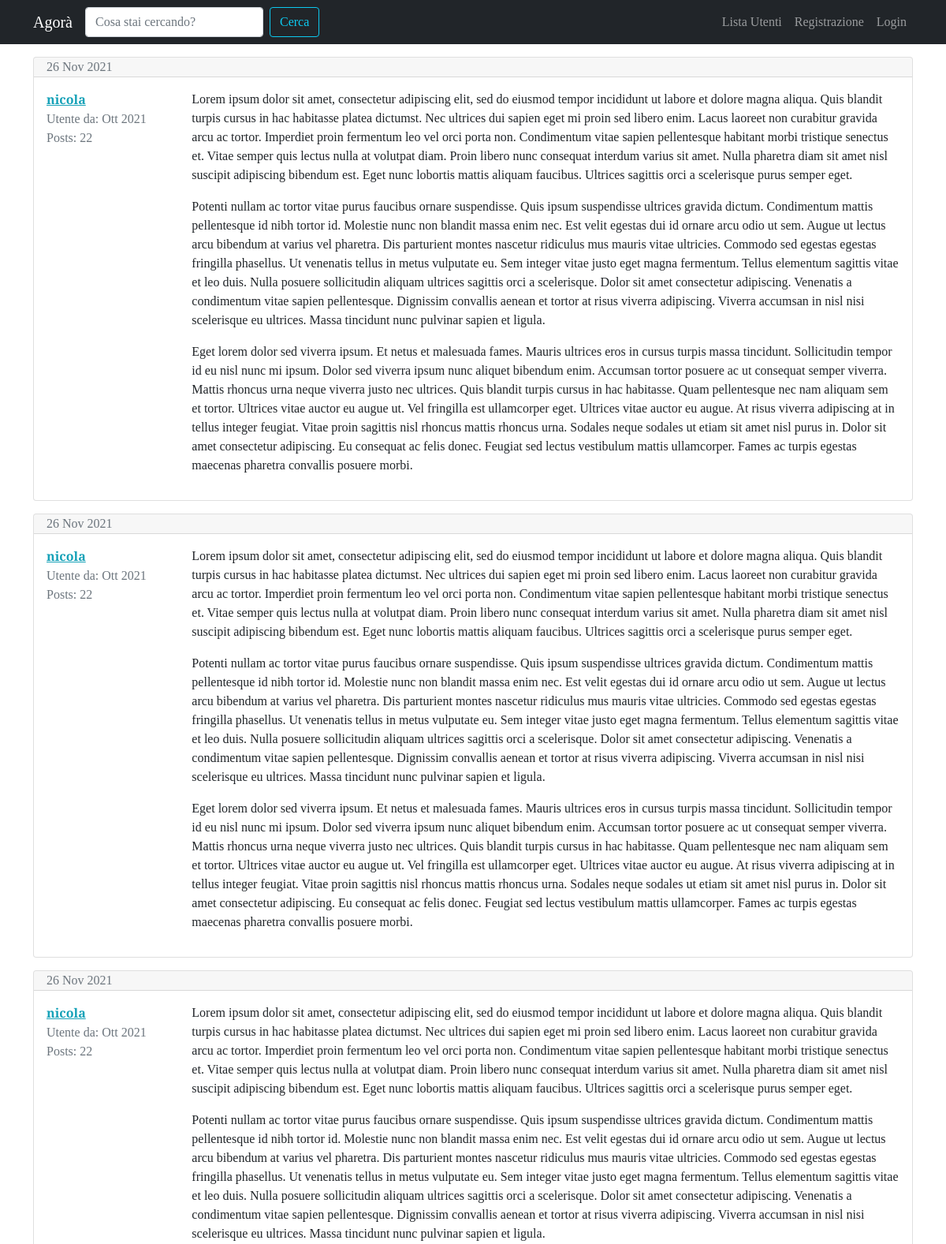
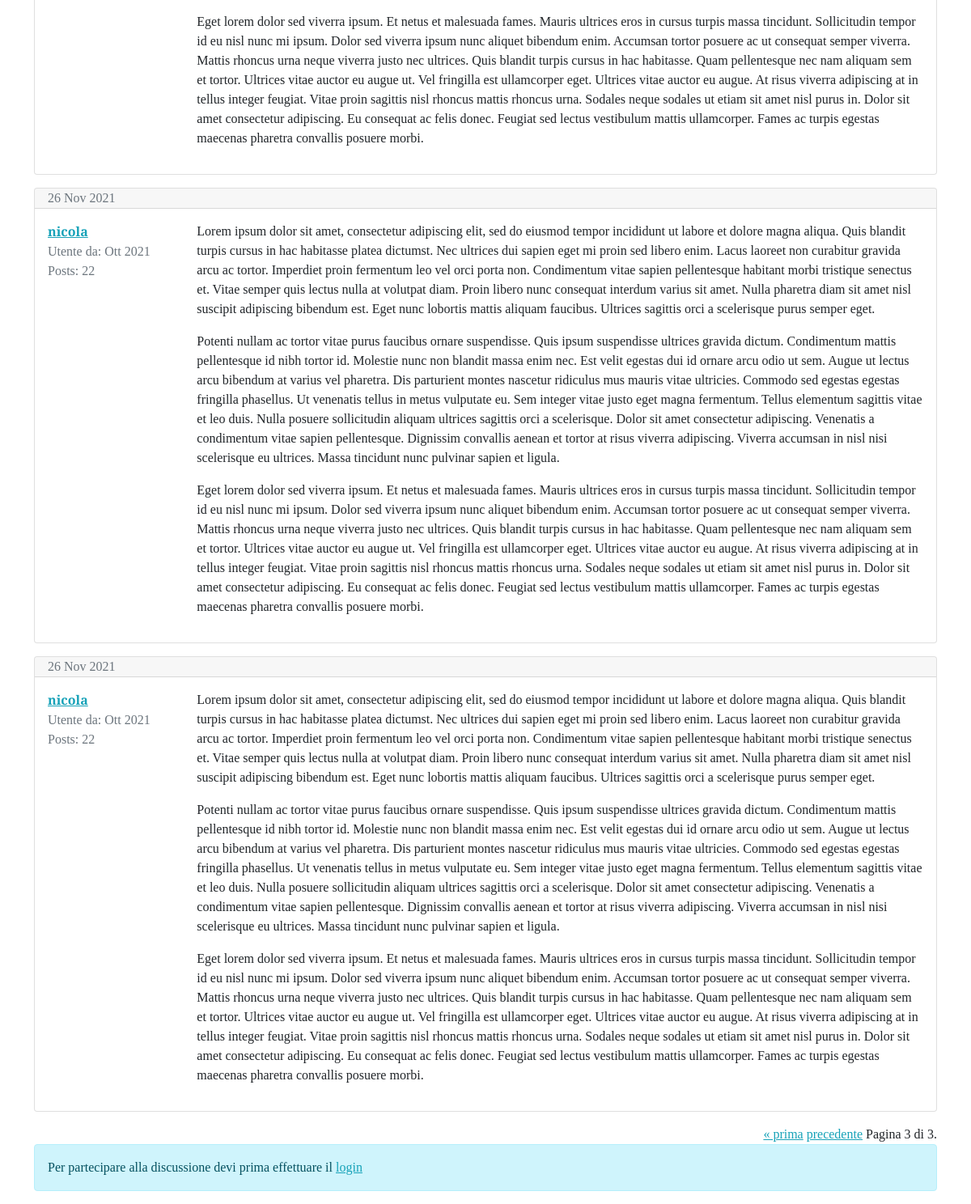
The app's page /forum/discussione/5/?pagina=4, older data (2 pictures, top to bottom).
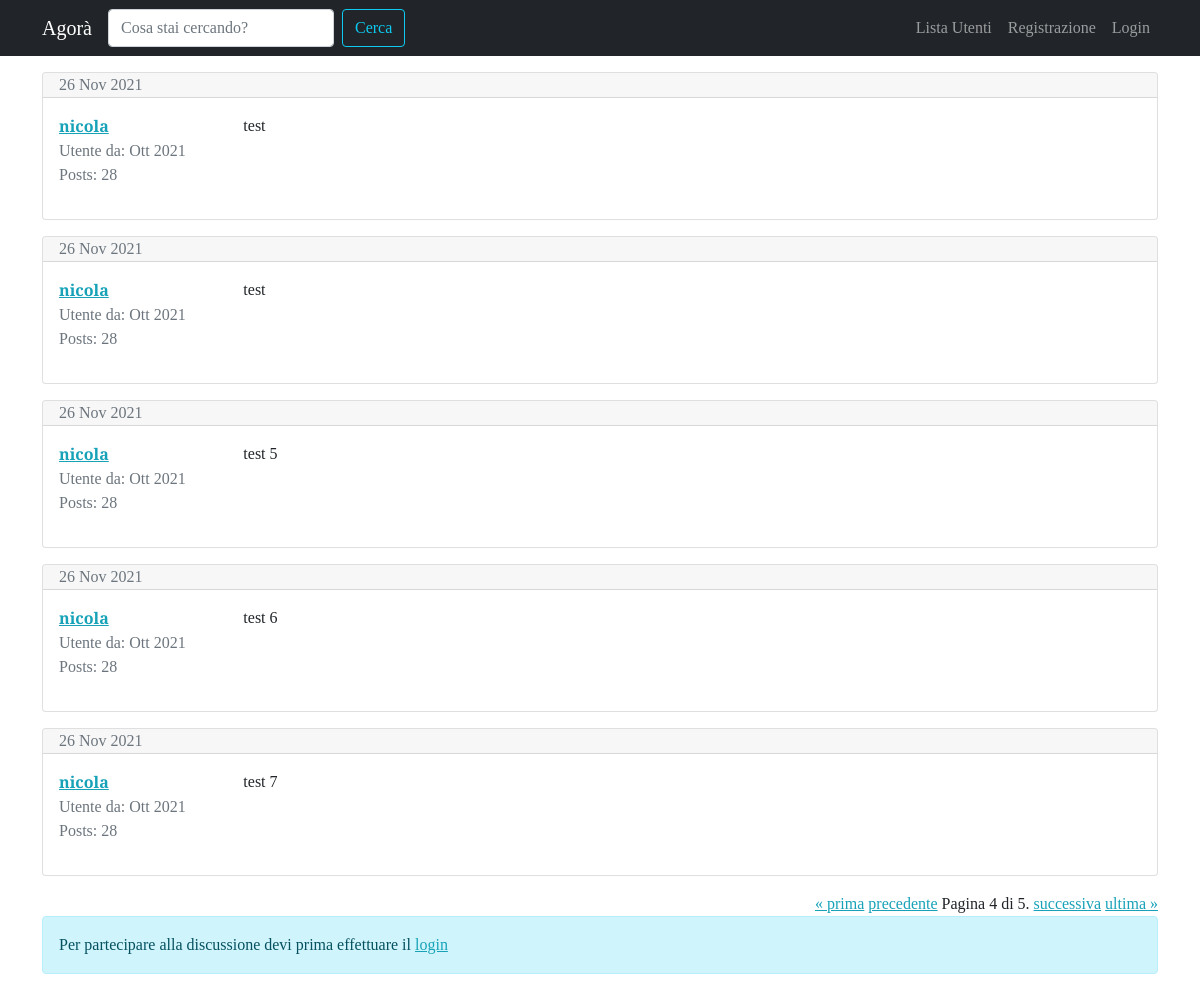
The same page, newer data.
### forum/models.py (models this page shows, shortened)
class Post(models.Model):
    autore_post = models.ForeignKey(User, on_delete=models.CASCADE, related_name='posts')
    contenuto = models.TextField()
    data_creazione = models.DateTimeField(auto_now_add=True)
    discussione = models.ForeignKey(Discussione, on_delete=models.CASCADE)
    class Meta:
        verbose_name = "Post"
        verbose_name_plural = 'Posts'

### forum/views.py (the view)
# urls.py: path('discussione/<int:pk>/', views.visualizza_discussione, name='visualizza_discussione'),
def visualizza_discussione(request, pk):
    discussione = get_object_or_404(Discussione, pk=pk)
    posts_discussione = Post.objects.filter(discussione=discussione)
    paginator = Paginator(posts_discussione, 5)
    page = request.GET.get("pagina")
    posts = paginator.get_page(page)
    form_risposta = PostModelForm()
    context = {'discussione': discussione, 'posts_discussione': posts, "form_risposta": form_risposta}
    return render(request, "forum/singola_discussione.html", context)

### forum/forms.py
class PostModelForm(forms.ModelForm):
    class Meta:
        model = Post
        fields = ["contenuto"]
        widgets = {
            "contenuto": forms.Textarea(attrs={'rows': '5'})
        }
        labels = {"contenuto": "Messaggio"}

### forum/templates/forum/singola_discussione.html (shortened to what this page needs)
{% extends 'base.html' %}
{% load crispy_forms_tags %}
{% block content %}
    {% for post in posts_discussione %}
    <div class="card my-3">
        {% if forloop.first and not "pagina" in request.get_full_path %}
        <div class="card-header pb-0">
            <h3>{{ discussione.titolo }}</h3>
            <p class="text-muted">{{ discussione.data_creazione|date:"D d M Y" }}
            <br>In: {{ discussione.sezione_appartenenza }}</p>
        </div>
        {% else %}
        <div class="card-header py-0">
            <p class="text-muted mb-0">
                {{ post.data_creazione|date:"d M Y" }}
            </p>
        </div>
        {% endif %}
        <div class="card-body">
            <div class="row">
                <div class="col-xl-2 col-4">
                    <p class="mb-0"><a href="{% url 'user_profile' username=post.autore_post.username %}"><strong>{{ post.autore_post }}</strong></a></p>
                    <p class="text-muted mb-0">Utente da: {{ post.autore_post.date_joined|date:"M Y" }}</p>
                    <p class="text-muted">Posts: {{ post.autore_post.posts.count }}</p>
                </div>
                <div class="col-xl-10 col-8">
                    <p class="my-0">{{ post.contenuto|linebreaks }}</p>
                </div>
            </div>
        </div>
    </div>
    {% endfor %}
    <div class="text-end">
        <span class="step-links">
            {% if posts_discussione.has_previous %}
                <a href="?pagina=1">&laquo; prima</a>
                <a href="?pagina={{ posts_discussione.previous_page_number }}">precedente</a>
            {% endif %}
            <span class="current">
                Pagina {{ posts_discussione.number }} di {{ posts_discussione.paginator.num_pages }}.
            </span>
            {% if posts_discussione.has_next %}
                <a href="?pagina={{ posts_discussione.next_page_number }}">successiva</a>
                <a href="?pagina={{ posts_discussione.paginator.num_pages }}">ultima &raquo;</a>
            {% endif %}
        </span>
    </div>
    {% if request.user.is_authenticated %}
        {% include 'forum/form_risposta.html' %}
    {% else %}
        <div class="alert alert-info" role="alert">
            Per partecipare alla discussione devi prima effettuare il <a href="{% url 'login' %}?next={{ request.get_full_path }}">login</a>
        </div>
    {% endif %}
{% endblock content %}

Row changes from the older to the newer data that the page shows:
no longer on this page (row unchanged): Post: data_creazione "26 Nov 2021", autore_post "nicola", autore_post.date_joined "Ott 2021", autore_post.posts.count "22", contenuto "Lorem ipsum dolor sit amet, consectetur adipiscing elit, sed do eiusmod tempor incididunt ut labore et dolore magna aliqua. Quis blandit turpis cursus in hac habitasse platea dictumst. Nec ultrices dui sapien eget mi proin sed libero enim. Lacus laoreet non curabitur gravida arcu ac tortor. Imperdiet proin fermentum leo vel orci porta non. Condimentum vitae sapien pellentesque habitant morbi tristique senectus et. Vitae semper quis lectus nulla at volutpat diam. Proin libero nunc consequat interdum varius sit amet. Nulla pharetra diam sit amet nisl suscipit adipiscing bibendum est. Eget nunc lobortis mattis aliquam faucibus. Ultrices sagittis orci a scelerisque purus semper eget. Potenti…"
no longer on this page (row unchanged): Post: data_creazione "26 Nov 2021", autore_post "nicola", autore_post.date_joined "Ott 2021", autore_post.posts.count "22", contenuto "Lorem ipsum dolor sit amet, consectetur adipiscing elit, sed do eiusmod tempor incididunt ut labore et dolore magna aliqua. Quis blandit turpis cursus in hac habitasse platea dictumst. Nec ultrices dui sapien eget mi proin sed libero enim. Lacus laoreet non curabitur gravida arcu ac tortor. Imperdiet proin fermentum leo vel orci porta non. Condimentum vitae sapien pellentesque habitant morbi tristique senectus et. Vitae semper quis lectus nulla at volutpat diam. Proin libero nunc consequat interdum varius sit amet. Nulla pharetra diam sit amet nisl suscipit adipiscing bibendum est. Eget nunc lobortis mattis aliquam faucibus. Ultrices sagittis orci a scelerisque purus semper eget. Potenti…"
no longer on this page (row unchanged): Post: data_creazione "26 Nov 2021", autore_post "nicola", autore_post.date_joined "Ott 2021", autore_post.posts.count "22", contenuto "Lorem ipsum dolor sit amet, consectetur adipiscing elit, sed do eiusmod tempor incididunt ut labore et dolore magna aliqua. Quis blandit turpis cursus in hac habitasse platea dictumst. Nec ultrices dui sapien eget mi proin sed libero enim. Lacus laoreet non curabitur gravida arcu ac tortor. Imperdiet proin fermentum leo vel orci porta non. Condimentum vitae sapien pellentesque habitant morbi tristique senectus et. Vitae semper quis lectus nulla at volutpat diam. Proin libero nunc consequat interdum varius sit amet. Nulla pharetra diam sit amet nisl suscipit adipiscing bibendum est. Eget nunc lobortis mattis aliquam faucibus. Ultrices sagittis orci a scelerisque purus semper eget. Potenti…"
no longer on this page (row unchanged): Post: data_creazione "26 Nov 2021", autore_post "nicola", autore_post.date_joined "Ott 2021", autore_post.posts.count "22", contenuto "Lorem ipsum dolor sit amet, consectetur adipiscing elit, sed do eiusmod tempor incididunt ut labore et dolore magna aliqua. Quis blandit turpis cursus in hac habitasse platea dictumst. Nec ultrices dui sapien eget mi proin sed libero enim. Lacus laoreet non curabitur gravida arcu ac tortor. Imperdiet proin fermentum leo vel orci porta non. Condimentum vitae sapien pellentesque habitant morbi tristique senectus et. Vitae semper quis lectus nulla at volutpat diam. Proin libero nunc consequat interdum varius sit amet. Nulla pharetra diam sit amet nisl suscipit adipiscing bibendum est. Eget nunc lobortis mattis aliquam faucibus. Ultrices sagittis orci a scelerisque purus semper eget. Potenti…"
no longer on this page (row unchanged): Post: data_creazione "26 Nov 2021", autore_post "nicola", autore_post.date_joined "Ott 2021", autore_post.posts.count "22", contenuto "Lorem ipsum dolor sit amet, consectetur adipiscing elit, sed do eiusmod tempor incididunt ut labore et dolore magna aliqua. Quis blandit turpis cursus in hac habitasse platea dictumst. Nec ultrices dui sapien eget mi proin sed libero enim. Lacus laoreet non curabitur gravida arcu ac tortor. Imperdiet proin fermentum leo vel orci porta non. Condimentum vitae sapien pellentesque habitant morbi tristique senectus et. Vitae semper quis lectus nulla at volutpat diam. Proin libero nunc consequat interdum varius sit amet. Nulla pharetra diam sit amet nisl suscipit adipiscing bibendum est. Eget nunc lobortis mattis aliquam faucibus. Ultrices sagittis orci a scelerisque purus semper eget. Potenti…"
added Post: data_creazione "26 Nov 2021", autore_post "nicola", autore_post.date_joined "Ott 2021", autore_post.posts.count "28", contenuto "test"
added Post: data_creazione "26 Nov 2021", autore_post "nicola", autore_post.date_joined "Ott 2021", autore_post.posts.count "28", contenuto "test"
added Post: data_creazione "26 Nov 2021", autore_post "nicola", autore_post.date_joined "Ott 2021", autore_post.posts.count "28", contenuto "test 5"
added Post: data_creazione "26 Nov 2021", autore_post "nicola", autore_post.date_joined "Ott 2021", autore_post.posts.count "28", contenuto "test 6"
added Post: data_creazione "26 Nov 2021", autore_post "nicola", autore_post.date_joined "Ott 2021", autore_post.posts.count "28", contenuto "test 7"
Text that changed along with them:
{{ posts_discussione.number }}: "3" → "4"
{{ posts_discussione.paginator.num_pages }}: "3" → "5"
text now shown: "successiva ultima »"
